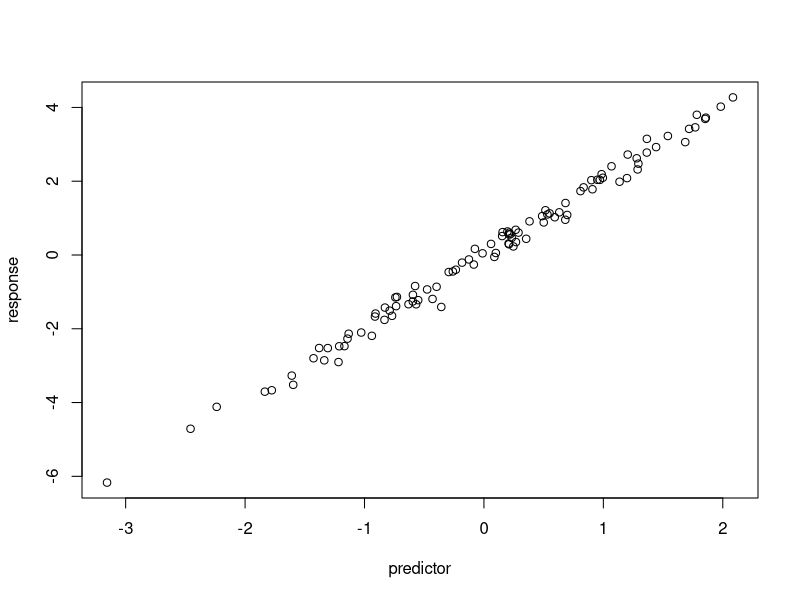

Reproduce this figure in R.
#########################################
# R for Github/Git workshop
# Simulate and plot data
#
# val-pf 
# vpfeifer@umkc.edu
# 2025-OCT-21
########################################

# simulate predictor (x) variable
predictor <- rnorm(n = 100)
# rnorm randomly samples from a normal distribution

# simulate response (y) variable with noise 
response <- 2 * predictor + rnorm(n = length(predictor), sd = 0.2)

# plot the data
plot (x = predictor, y = response)
